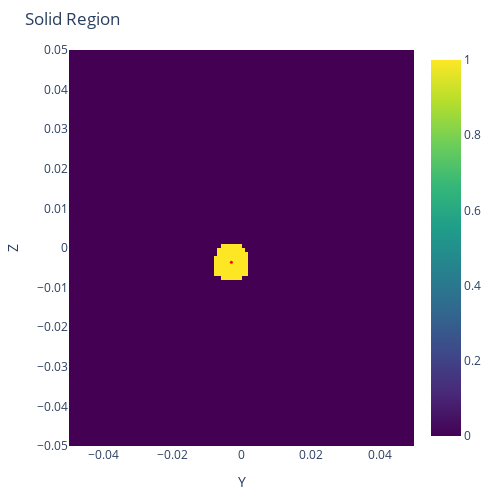

The notebook cell this image was saved under:
### Code cell
fig = go.Figure(data=go.Heatmap(
    z=np.array(solid, np.float32).transpose(),
    x=pts[:,0,1],
    y=pts[0,:,2],
    colorscale='Viridis')
)
fig.add_trace(go.Scatter(
    x=[solid_center[1]],
    y=[solid_center[2]],
    mode='markers',
    marker=dict(
        color='red',
        size=3
    )
))
fig.update_layout(
    title="Solid Region",
    xaxis_title="Y",
    yaxis_title="Z",
    width=500,
    height=500,
    hovermode=False,
    showlegend=False,
    margin=dict(l=20, r=20, t=50, b=20)
)
fig.show()
